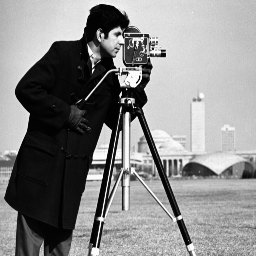
#> input picture figures/cameraman.tif, 256 x 256 px, found by its file name
$ jupyter execute --allow-errors tutorial_pehist_2.ipynb   (shell and % lines are left out)
#> lines starting #> are read from the running program, lines starting #| are printed output that depends on the picture
# Tutorial de especificação de histograma, caso discreto exato

O problema consiste em mapear os pixels de uma imagem dada para que o histograma da
imagem transformada seja um histograma especificado. Este é um problema que acontece,
por exemplo, quando você vai fazer um mosaico e possui um conjunto definido de
pastilhas de tons de cinza disponível no seu estoque. Como mapear os pixels de sua imagem
para utilizar as pastilhas disponíveis.

A solução adotada aqui consiste na seguinte idéia: primeiro é importante que a quantidade
de pixels com todos os tons possíveis sejam exatamente a mesma dos pixels da imagem
de entrada. O próximo passo consiste em ordenar os dois conjuntos e fazer a correspondência
entre eles, isto é, o n-ésimo pixel ordenado do seu "estoque" vai substituir o n-ésimo pixel
ordenado de sua imagem.

Assim, existem 3 etapas:

1) dada a especificação do histograma, modificar este histograma
   para que represente o mesmo número de pixels da imagem original;

2) dado o histograma desejado, criar o conjunto de pixels ordenados a partir do histograma
   desejado;

3) calcular o índice de ordenação dos pixels da imagem de entrada e substituir neste local
   o pixel do histograma desejado.

## Especificando o histograma desejado

Suponha que queremos que o histograma tenha uma distribuição triangular. Estamos
considerando que os pixels variam de 0 a 255, assim o histograma é um vetor de 256
elementos:

[cell 1]
import matplotlib.pyplot as plt
import matplotlib.image as mpimg
import numpy as np
import sys,os
ea979path = os.path.abspath('../../')
if ea979path not in sys.path:
    sys.path.append(ea979path)
import ea979.src as ia

[cell 2]
hout = np.concatenate((np.arange(128),np.arange(128,0,-1)))
plt.plot(hout),plt.title('Distribuição desejada do histograma');
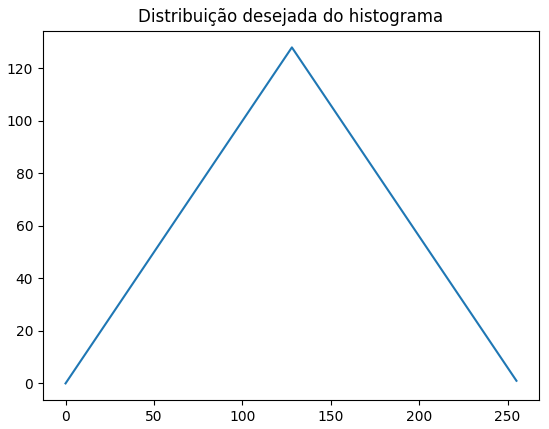
#> figure drawn by matplotlib, 1 panel; curve peaks at x = 128, y = 128

## Passo 1:

Modificar o histograma para que represente o mesmo número de pixels da
imagem desejada. A imagem a ser modificada é a "cameraman.tif". A idéia é calcular
o histograma acumulado, normalizá-lo para que o valor final acumulado seja o número
de pixels (n) da imagem de entrada e fazer a diferença discreta para calcular o
histograma que represente o mesmo número de pixels da imagem do "cameraman".

[cell 3]
f = mpimg.imread('../data/cameraman.tif')
#> f is the input picture: shape (256, 256); min 0, max 251, mean 137.1
ia.adshow(f, 'imagem de entrada')
#> (this line was passed over: ea979 is not available in this run)
plt.plot(ia.histogram(f)),plt.title('histograma original');
#> (this line was passed over: ea979 is not available in this run)

[cell 4]
n = f.size
#> n = 65536
hcc = np.cumsum(hout)
#> (the rest of this cell did not finish here and is left out)
